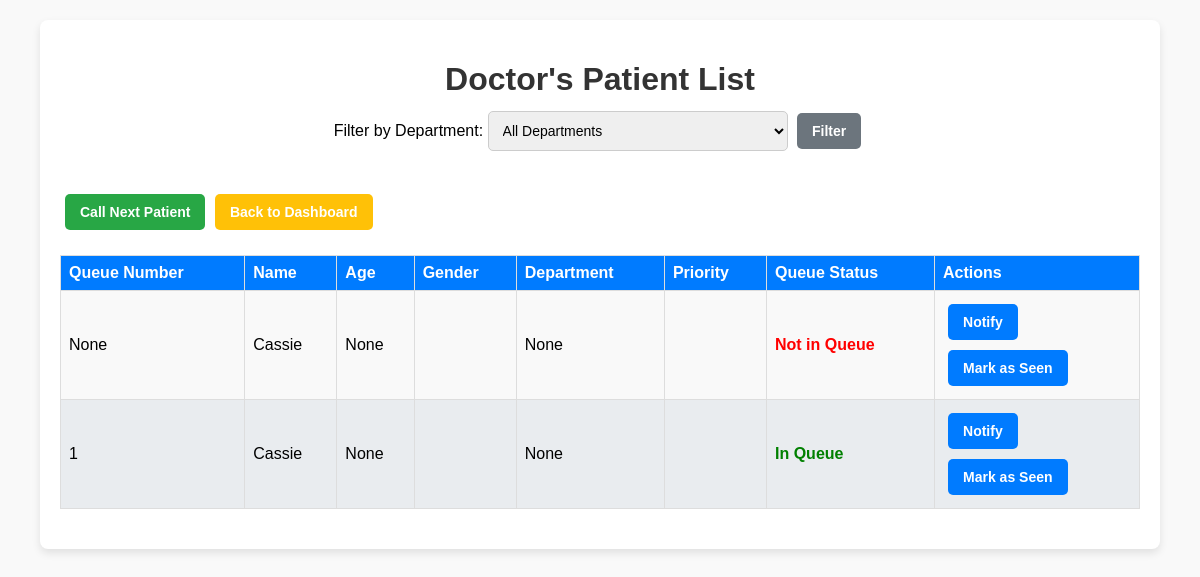
The app's page /filter-patients/, older data.
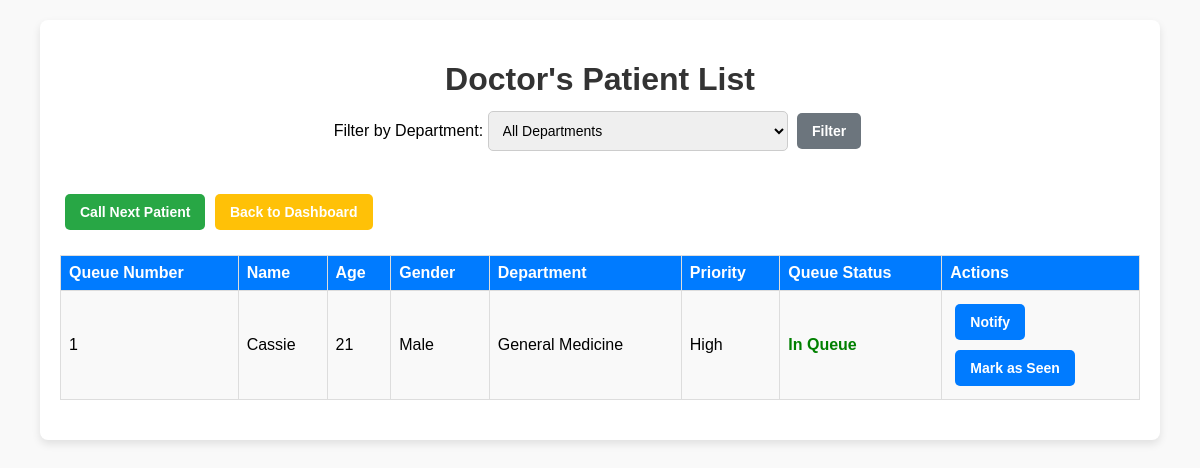
The same page, newer data.
### Nazareth/models.py (models this page shows, shortened)
class Patient(models.Model):
    assigned_doctor = models.ForeignKey(
        'Doctor',
        on_delete=models.SET_NULL,
        null=True,
        blank=True,
        related_name="patients"
    )
    name = models.CharField(max_length=100)
    age = models.PositiveIntegerField(null=True, blank=True)
    gender = models.CharField(
        max_length=10,
        choices=[
            ('male', 'Male'),
            ('female', 'Female'),
            ('other', 'Other'),
        ],
    )
    service = models.CharField(max_length=50)
    priority = models.CharField(
        max_length=10,
        choices=[
            ("low", "Low"),
            ("medium", "Medium"),
            ("high", "High"),
        ],
    )
    department = models.ForeignKey(
        'Department',
        on_delete=models.SET_NULL,
        null=True,
        blank=True,
        related_name="patients"
    )
    in_queue = models.BooleanField(default=False)
    is_active = models.BooleanField(default=True)
    queue_number = models.IntegerField(null=True, blank=True)
    date_registered = models.DateTimeField(default=now)
    phone_number = models.CharField(max_length=20)
    status = models.CharField(
        max_length=20,
        choices=[
            ('waiting', 'Waiting'),
            ('in_queue', 'In Queue'),
            ('in_process', 'In Process'),
            ('completed', 'Completed'),
            ('under_observation', 'Under Observation'),
            ('discharged', 'Discharged'),
        ],
        default='in_queue'
    )
    hidden = models.BooleanField(default=False)
    class Meta:
        ordering = ['queue_number']

class Department(models.Model):
    id = models.AutoField(primary_key=True)
    name = models.CharField(max_length=100, unique=True)
    def __str__(self):
        return self.name

### Nazareth/views.py (the view)
# urls.py: path('filter-patients/', views.filter_patients, name='filter_patients'),
def filter_patients(request):
    department_name = request.GET.get('department')
    if department_name:
        patients = Patient.objects.filter(department__name=department_name)
    else:
        patients = Patient.objects.all()
    departments = Department.objects.all()
    context = {
        'patients': patients,
        'departments': departments,
    }
    return render(request, 'patient_doctor.html', context)

### Nazareth/templates/patient_doctor.html (shortened to what this page needs)
{% load static %}
<!doctype html>
<html lang="en">
<head>
    <link rel="stylesheet" href="{% static 'css/patient-list.css' %}">
</head>
<body>
<div class="container">
    <h1>Doctor's Patient List</h1>
    <div class="filter-form">
        <form method="GET" action="{% url 'filter_patients' %}">
            <label for="department">Filter by Department:</label>
            <select id="department" name="department" class="filter-select">
                <option value="">All Departments</option>
            </select>
            <button type="submit" class="btn btn-filter">Filter</button>
        </form>
    </div>
    <button id="call-next" class="btn btn-primary" onclick="callNextPatient('{{ doctor.id }}')">Call Next Patient</button>
    <a href="{% url 'doctor' %}" class="btn btn-back">Back to Dashboard</a>
    <table>
        <thead>
        <tr>
            <th>Queue Number</th>
            <th>Name</th>
            <th>Age</th>
            <th>Gender</th>
            <th>Department</th>
            <th>Priority</th>
            <th>Queue Status</th>
            <th>Actions</th>
        </tr>
        </thead>
        <tbody>
        {% for patient in patients %}
            <tr>
                <td>{{ patient.queue_number }}</td>
                <td>{{ patient.name }}</td>
                <td>{{ patient.age }}</td>
                <td>{{ patient.gender }}</td>
                <td>{{ patient.department }}</td>
                <td>{{ patient.priority }}</td>
                <td>
                    {% if patient.in_queue %}
                        <span class="queue-active">In Queue</span>
                    {% else %}
                        <span class="queue-inactive">Not in Queue</span>
                    {% endif %}
                </td>
                <td>
                    <form method="POST" action="{% url 'notify_patient' patient.id %}">
                        <button class="btn btn-notify">Notify</button>
                    </form>
                    <form method="POST" action="{% url 'mark_patient_seen' patient.id %}">
                        <button class="btn btn-seen">Mark as Seen</button>
                    </form>
                </td>
            </tr>
        {% empty %}
            <tr>
                <td colspan="8">No patients found.</td>
            </tr>
        {% endfor %}
        </tbody>
    </table>
</div>
</body>
</html>

Row changes from the older to the newer data that the page shows:
removed Patient: queue_number "None", name "Cassie", age "None", department "None", in_queue "Not in Queue"
changed Patient "Cassie": age "None" → "21"; gender (not shown) → "Male"; department "None" → "General Medicine"; priority (not shown) → "High"
